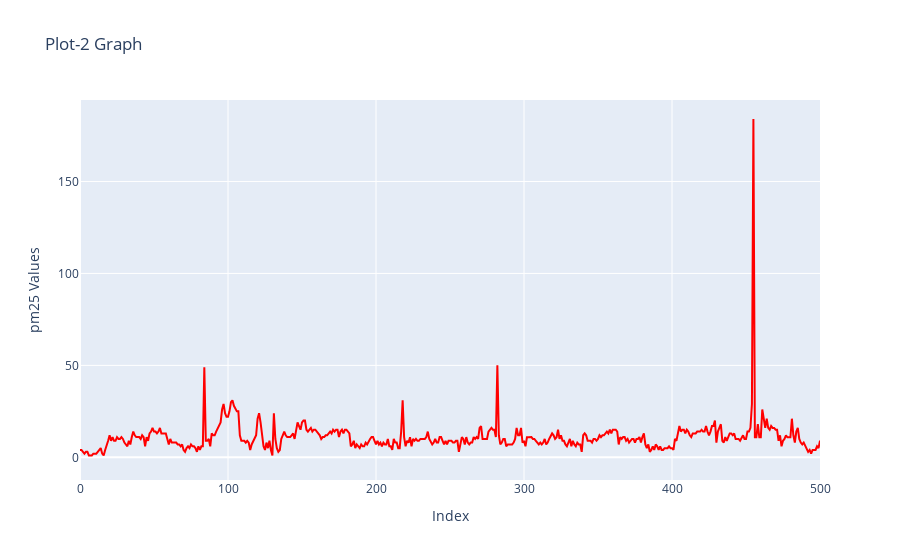

Write notebook code for a chart like this one.
### Code cell
import pandas as pd
import plotly.graph_objects as go
from sklearn.impute import SimpleImputer

# Convert to numeric
df_Imp['pm25'] = pd.to_numeric(df_Imp['pm25'], errors='coerce')

# Perform mean imputation
imputer = SimpleImputer(strategy='mean')
sensorValues_mean = imputer.fit_transform(df_Imp['pm25'].values.reshape(-1, 1))

# Create a Figure for Plotly
fig = go.Figure()

# Add trace for mean imputation data with red color, solid style
fig.add_trace(go.Scatter(x=df_Imp.index, y=sensorValues_mean.flatten(), mode='lines',
                         line=dict(color='red', dash='solid'),
                         name='Mean Imputation'))

# Set x-axis range up to 500
fig.update_xaxes(range=[0, 500])

fig.update_layout(title='Plot-2 Graph', xaxis_title='Index', yaxis_title='pm25 Values')

# Show the plot
fig.show()

### Figure 1 — Plotly figure (JSON) as saved in the notebook; plotly's stock layout.template omitted (floating-point values rounded to 4 significant figures; data arrays with more than 128 entries replaced by an {"elided": "..."} marker saying what was removed)
{"data": [{"line": {"color": "red", "dash": "solid"}, "mode": "lines", "name": "Mean Imputation", "type": "scatter", "x": {"elided": "8176 int values"}, "y": {"elided": "8176 float values"}}], "layout": {"autosize": true, "title": {"text": "Plot-2 Graph"}, "xaxis": {"range": [0, 500], "title": {"text": "Index"}, "type": "linear"}, "yaxis": {"autorange": true, "range": [-12.33, 194.3], "title": {"text": "pm25 Values"}, "type": "linear"}}}
